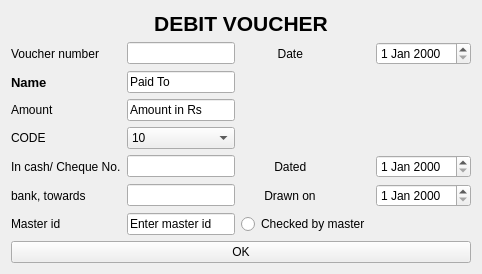
                  <widget class="QWidget" name="page_home">
                   <layout class="QVBoxLayout" name="verticalLayout_10">
                    <item>
                     <layout class="QGridLayout" name="gridLayout_3">
                      <item row="10" column="1">
                       <widget class="QLineEdit" name="lineEdit_7">
                        <property name="text">
                         <string>Enter master id</string>
                        </property>
                       </widget>
                      </item>
                      <item row="8" column="1">
                       <widget class="QLineEdit" name="lineEdit_4"/>
                      </item>
                      <item row="7" column="0">
                       <widget class="QLabel" name="label_5">
                        <property name="text">
                         <string>CODE</string>
                        </property>
                       </widget>
                      </item>
                      <item row="2" column="3">
                       <widget class="QDateEdit" name="dateEdit"/>
                      </item>
                      <item row="8" column="0">
                       <widget class="QLabel" name="label_4">
                        <property name="text">
                         <string>In cash/ Cheque No.</string>
                        </property>
                       </widget>
                      </item>
                      <item row="2" column="1">
                       <widget class="QLineEdit" name="lineEdit_6"/>
                      </item>
                      <item row="5" column="1">
                       <widget class="QLineEdit" name="lineEdit_2">
                        <property name="text">
                         <string>Paid To</string>
                        </property>
                       </widget>
                      </item>
                      <item row="6" column="0">
                       <layout class="QHBoxLayout" name="horizontalLayout_18">
                        <item>
                         <widget class="QLabel" name="label">
                          <property name="text">
                           <string>Amount </string>
                          </property>
                         </widget>
                        </item>
                       </layout>
                      </item>
                      <item row="1" column="0" colspan="4">
                       <widget class="QLabel" name="label_16">
                        <property name="enabled">
                         <bool>true</bool>
                        </property>
                        <property name="sizePolicy">
                         <sizepolicy hsizetype="Preferred" vsizetype="Preferred">
                          <horstretch>0</horstretch>
                          <verstretch>0</verstretch>
                         </sizepolicy>
                        </property>
                        <property name="maximumSize">
                         <size>
                          <width>16777215</width>
                          <height>50</height>
                         </size>
                        </property>
                        <property name="font">
                         <font>
                          <family>Segoe UI</family>
                          <pointsize>16</pointsize>
                          <weight>75</weight>
                          <bold>true</bold>
                         </font>
                        </property>
                        <property name="cursor">
                         <cursorShape>ArrowCursor</cursorShape>
                        </property>
                        <property name="autoFillBackground">
                         <bool>false</bool>
                        </property>
                        <property name="styleSheet">
                         <string notr="true"/>
                        </property>
                        <property name="text">
                         <string>DEBIT VOUCHER</string>
                        </property>
                        <property name="scaledContents">
                         <bool>true</bool>
                        </property>
                        <property name="alignment">
                         <set>Qt::AlignHCenter|Qt::AlignTop</set>
                        </property>
                        <property name="indent">
                         <number>0</number>
                        </property>
                       </widget>
                      </item>
                      <item row="5" column="0">
                       <widget class="QLabel" name="label_2">
                        <property name="font">
                         <font>
                          <family>Segoe UI</family>
                          <pointsize>10</pointsize>
                          <weight>75</weight>
                          <bold>true</bold>
                         </font>
                        </property>
                        <property name="text">
                         <string>Name</string>
                        </property>
                       </widget>
                      </item>
                      <item row="9" column="1">
                       <widget class="QLineEdit" name="lineEdit_5"/>
                      </item>
                      <item row="8" column="2">
                       <widget class="QLabel" name="label_6">
                        <property name="text">
                         <string>          Dated        </string>
                        </property>
                       </widget>
                      </item>
                      <item row="6" column="1">
                       <widget class="QLineEdit" name="lineEdit_3">
                        <property name="text">
                         <string>Amount in Rs</string>
                        </property>
                       </widget>
                      </item>
                      <item row="9" column="0">
                       <widget class="QLabel" name="label_7">
                        <property name="text">
                         <string>bank, towards</string>
                        </property>
                       </widget>
                      </item>
                      <item row="8" column="3">
                       <widget class="QDateEdit" name="dateEdit_2"/>
                      </item>
                      <item row="7" column="1">
                       <widget class="QComboBox" name="comboBox_2">
                        <item>
                         <property name="text">
                          <string>10</string>
                         </property>
                        </item>
                        <item>
                         <property name="text">
                          <string>11</string>
                         </property>
                        </item>
                        <item>
                         <property name="text">
                          <string>12</string>
                         </property>
                        </item>
                        <item>
                         <property name="text">
                          <string>20</string>
                         </property>
                        </item>
                        <item>
                         <property name="text">
                          <string>21</string>
                         </property>
                        </item>
                        <item>
                         <property name="text">
                          <string>22</string>
                         </property>
                        </item>
                        <item>
                         <property name="text">
                          <string>23</string>
                         </property>
                        </item>
                        <item>
                         <property name="text">
                          <string>30</string>
                         </property>
                        </item>
                        <item>
                         <property name="text">
                          <string>31</string>
                         </property>
                        </item>
                        <item>
                         <property name="text">
                          <string>32</string>
                         </property>
                        </item>
                        <item>
                         <property name="text">
                          <string>33</string>
                         </property>
                        </item>
                        <item>
                         <property name="text">
                          <string>34</string>
                         </property>
                        </item>
                        <item>
                         <property name="text">
                          <string>35</string>
                         </property>
                        </item>
                       </widget>
                      </item>
                      <item row="10" column="2">
                       <widget class="QRadioButton" name="radioButton_2">
                        <property name="text">
                         <string>Checked by master</string>
                        </property>
                       </widget>
                      </item>
                      <item row="2" column="0">
                       <widget class="QLabel" name="label_8">
                        <property name="text">
                         <string>Voucher number</string>
                        </property>
                       </widget>
                      </item>
                      <item row="10" column="0">
                       <widget class="QLabel" name="label_9">
                        <property name="text">
                         <string>Master id</string>
                        </property>
                       </widget>
                      </item>
                      <item row="2" column="2">
                       <widget class="QLabel" name="label_3">
                        <property name="text">
                         <string>           Date</string>
                        </property>
                       </widget>
                      </item>
                      <item row="9" column="2">
                       <widget class="QLabel" name="label_10">
                        <property name="text">
                         <string>       Drawn on</string>
                        </property>
                       </widget>
                      </item>
                      <item row="9" column="3">
                       <widget class="QDateEdit" name="dateEdit_3"/>
                      </item>
                     </layout>
                    </item>
                    <item>
                     <widget class="QPushButton" name="pushButton_2">
                      <property name="text">
                       <string>OK</string>
                      </property>
                     </widget>
                    </item>
                   </layout>
                  </widget>
